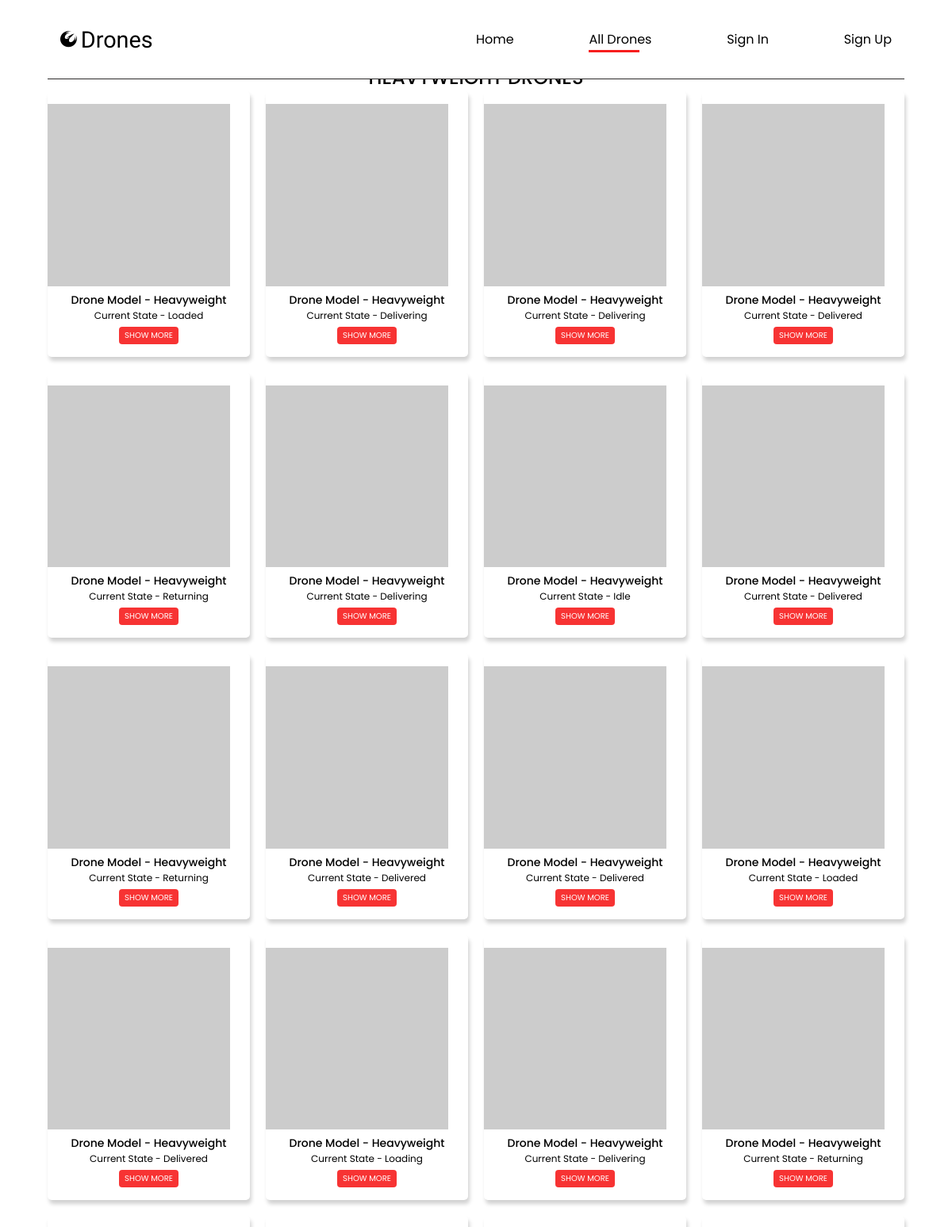
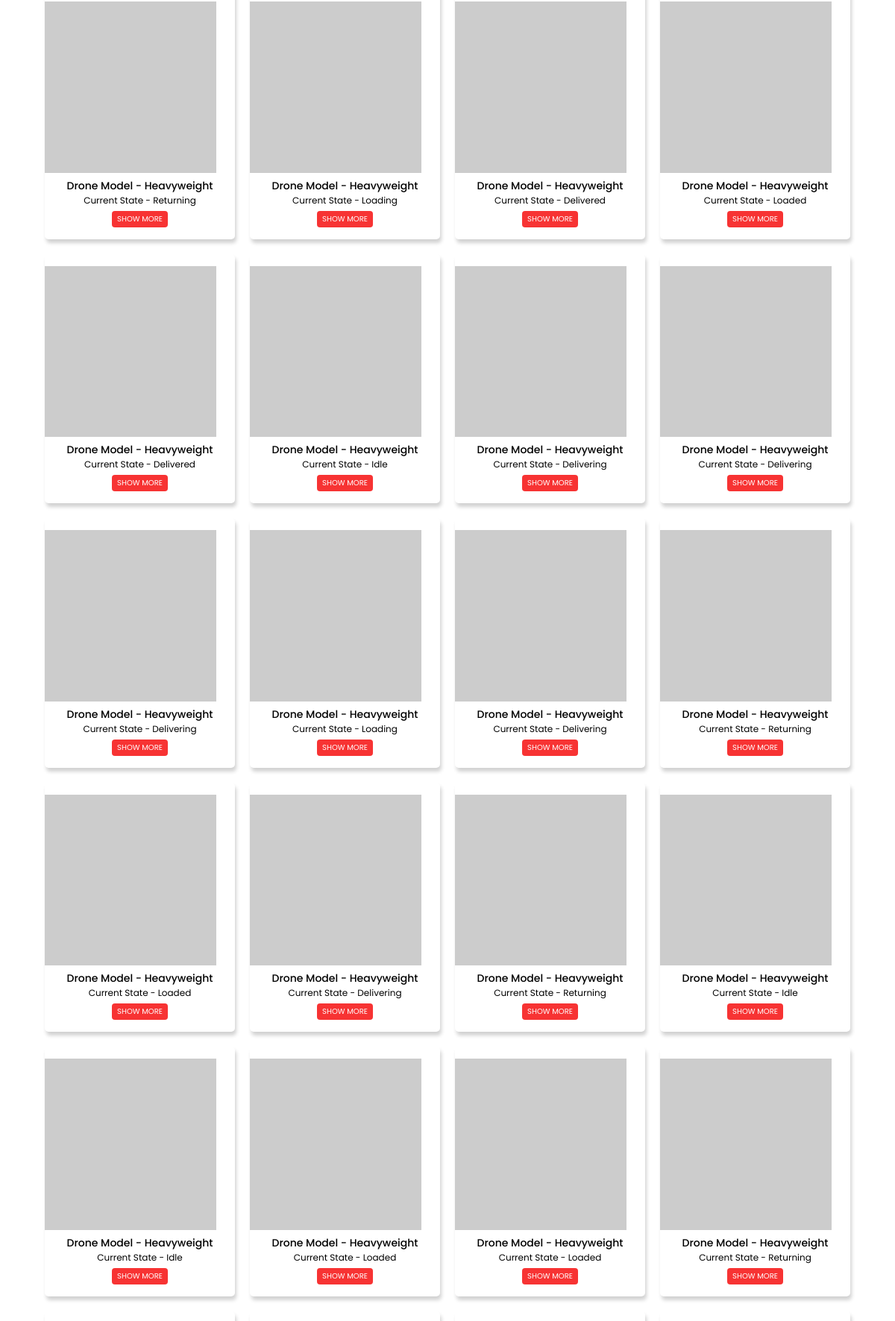
The page /alldrones.php?info=model&q=heavyweight (upper part) on the database its author committed (2 pictures, top to bottom).
### tables this page shows
CREATE TABLE `drones` (
  `serialNumber` varchar(36) NOT NULL,
  `model` enum('lightweight','middleweight','cruiserweight','heavyweight') NOT NULL,
  `state` enum('idle','loading','loaded','delivering','delivered','returning') NOT NULL,
  `weightLimit` float NOT NULL,
  `currentLoad` float NOT NULL DEFAULT '0',
  `batteryLevel` float NOT NULL,
  `dateCreated` datetime(6) NOT NULL DEFAULT CURRENT_TIMESTAMP(6),
  `dateUpdated` datetime(6) NOT NULL DEFAULT CURRENT_TIMESTAMP(6) ON UPDATE CURRENT_TIMESTAMP(6),
  `userId` varchar(36) DEFAULT NULL,
  PRIMARY KEY (`serialNumber`),
  KEY `FK_e027af8e28f473914ea160efd32` (`userId`),
  CONSTRAINT `FK_e027af8e28f473914ea160efd32` FOREIGN KEY (`userId`) REFERENCES `user` (`id`)
);

### inc/users.php (called while the page is built, shortened)
<?php
class User
{
    private $isAuth;
	public function __construct()
	{
			$this->isAuth = FALSE;
	}
public function isUserAuthenticated(): bool
{
	return $this->isAuth;
}
}

### inc/drones.php (called while the page is built, shortened)
<?php
class Drone
{
public static function isModelValid(string $model): bool
{
	$isValid= FALSE;
	$model = strtolower($model);
	$DroneModel = array(
        'LIGHTWEIGHT' => 'lightweight',
        'MIDDLEWEIGHT' => 'middleweight',
        'CRUISERWEIGHT' => 'cruiserweight',
        'HEAVYWEIGHT' => 'heavyweight'
    );
	if (in_array($model, $DroneModel))
	{
		$isValid= TRUE;
	}
	return $isValid;
}
public static function getAllDronesByModel(string $model): array
{
	global $pdo;
	$model = trim($model);
    $drone = array();
	global $dbname;
	$query = "SELECT * FROM $dbname.drones WHERE (model = :model)";
	$values = array('model' => $model);
	try
	{
		$res = $pdo->prepare($query);
		$res->execute($values);
	}
	catch (PDOException $e)
	{
	   throw new Exception('Database query error '.$e);
	}
	$row = $res->fetchAll(PDO::FETCH_ASSOC);
	if (is_array($row))
	{
		$drone =$row;
	}
	return $drone;
}
}

### inc/db.inc.php (called while the page is built, shortened)
<?php
$dbname = 'c2116544_drones';
?>

### alldrones.php (the view, shortened to what this page needs)
<?php
$user =  new User();
$info=null;
$q = null;
if(isset($_GET['info'] )){
  $info = $_GET['info'];
}
if(isset($_GET['q'] )){
  $q = $_GET['q'];
}
if($info== null || $q == null){
  $Drones = Drone::getAllDrones();
}
else if($info == 'model' && !is_null($q) ){
  $Drones = Drone::getAllDronesByModel($q);
}
?>
<!DOCTYPE html>
<html lang="en">
  <head>
    <link rel="stylesheet" href="./styles/store.css" />
  </head>
  <body>
   <header>
      <nav class="container auth-header">
        <div class="logo">
          <a href="index.php">
            <i class="fa-brands fa-phoenix-squadron"></i>
            <h1>drones</h1>
          </a>
        </div>
        <ul class="navbar">
          <li><a class="" href="index.php">home</a></li>
          <li><a class="active" href="alldrones.php">all drones</a></li>
          <?php if($user->isUserAuthenticated()){  ?>
            <li><a href="./auth/logout.php">log out</a></li>
          <li><a href="./auth/dashboard.php">dashboard</a></li>
            <?php } else {?>
          <li><a href="login.php">sign in</a></li>
          <li><a href="signup.php">sign up</a></li>
        <?php } ?>
        </ul>
      </nav>
    </header>
    <main id="all_drones">
      <h2 class="price_rage-box-title"><?= strtoupper($q.' drones') ?></h2>
      <section id="drones_section">
        <div class="drones__grid">
          <?php foreach($Drones as $drone): ?>
        <div class="drones__grid-card">
          <div class="drones__grid-card_img">
            <img
            src=<?= "https://robohash.org/".$drone['serialNumber']; ?>
            onclick="location.href='product.php?serial=<?= $drone['serialNumber'] ?>'"
            alt=""
            />
          </div>
          <div class="drones__grid-card-text">
                <div class="drones__grid-card-textCard">
                    <h3>drone model - <?= $drone['model'] ?></h3>
                    <p>current state - <?= $drone['state'] ?></p>
                </div>
                <div class="drones__grid-card-box">
                    <button
                    onclick="location.href='product.php?serial=<?= $drone['serialNumber'] ?>'">show more</button>
                </div>
          </div>
      </div>
            <?php endforeach; ?>
        </div>
      </section>
    </main>
  </body>
</html>

### styles/store.css (style rules this page uses)
#all_drones { min-height: 100vh; align-items: center; padding-top: 120px; width: 90%; margin: 0 auto; }
.price_rage-box-title { font-weight: 500; }
#drones_section { width: 100%; }
.drones__grid { display: grid; grid-template-columns: repeat(5, 1fr); gap: 20px; }
.drones__grid-card { border-radius: 5px; cursor: pointer; padding: 1rem 0; box-shadow: 2px 5px 5px rgba(0, 0, 0, 0.18); }
.drones__grid-card_img { width: 90%; }
.drones__grid-card_img img { width: 100%; height: 100%; object-fit: cover; }
.drones__grid-card-text { display: flex; flex-direction: column; align-items: center; text-align: center; }
.drones__grid-card-text h3 { font-weight: 500; text-transform: capitalize; font-size: 14px; }
.drones__grid-card-text p { font-weight: 400; text-transform: capitalize; font-size: 12px; }
.drones__grid-card-box { display: flex; justify-content: center; margin-top: 5px; }
.drones__grid-card-box button { padding: 3px 7px; border: none; background-color: var(--main-color); color: var(--white); font-size: 12px; border-radius: 4px; text-transform: uppercase; cursor: pointer; opacity: 0.9; font-size: 10px; }
@media (max-width: 1200px) { #all_drones { padding-top: 80px; } }
@media (max-width: 1200px) { .drones__grid { grid-template-columns: repeat(4, 1fr); gap: 20px; } }

### styles/global.css (style rules this page uses)
* { margin: 0; padding: 0; box-sizing: border-box; font-family: "Poppins", sans-serif; list-style: none; }
:root { --main-color: #f71e1e; --second-color: #2d2b2b; --white: #fff; }
a { text-decoration: none; color: initial; }

### styles/auth.css (style rules this page uses)
.auth-header { width: 90%; box-shadow: none; border-radius: 0; border-bottom: 1px solid var(--second-color); }
::placeholder { text-transform: capitalize; }

### styles/index.css (style rules this page uses)
header { display: flex; justify-content: center; align-items: center; width: 100%; height: 100px; position: fixed; top: 0; z-index: 9; }
.container { width: 80%; height: 100%; background: var(--white); border-radius: 0 0px 10px 10px; display: flex; justify-content: space-between; align-items: center; padding: 0 1rem; box-shadow: 0px 5px 15px rgba(0, 0, 0, 0.06); }
.logo { flex: 1; }
.logo a { display: flex; align-items: center; }
.logo i { font-size: 1.3rem; }
.logo h1 { font-family: "Tapestry", cursive; text-transform: capitalize; font-size: 1.8em; margin-left: 5px; font-weight: 500; }
.navbar { flex: 1; display: flex; align-items: center; justify-content: space-between; }
.navbar li { text-transform: capitalize; position: relative; font-size: 1rem; }
.navbar li a { transition: all ease-in-out 0.9s; }
.navbar li a.active::after, .navbar li a:hover::after { content: ""; height: 3px; width: 80%; background-color: var(--main-color); position: absolute; bottom: -4px; left: 0px; }
main { position: relative; width: 100%; min-height: calc(100vh - 100px); display: flex; flex-direction: column; align-items: center; padding-top: 50px; }

### rows shown on the page
drones: model "Heavyweight", state "Loaded"
drones: model "Heavyweight", state "Delivering"
drones: model "Heavyweight", state "Delivering"
drones: model "Heavyweight", state "Delivered"
drones: model "Heavyweight", state "Returning"
drones: model "Heavyweight", state "Delivering"
drones: model "Heavyweight", state "Idle"
drones: model "Heavyweight", state "Delivered"
drones: model "Heavyweight", state "Returning"
drones: model "Heavyweight", state "Delivered"
drones: model "Heavyweight", state "Delivered"
drones: model "Heavyweight", state "Loaded"
drones: model "Heavyweight", state "Delivered"
drones: model "Heavyweight", state "Loading"
drones: model "Heavyweight", state "Delivering"
drones: model "Heavyweight", state "Returning"
drones: model "Heavyweight", state "Returning"
drones: model "Heavyweight", state "Loading"
drones: model "Heavyweight", state "Delivered"
drones: model "Heavyweight", state "Loaded"
drones: model "Heavyweight", state "Delivered"
drones: model "Heavyweight", state "Idle"
drones: model "Heavyweight", state "Delivering"
drones: model "Heavyweight", state "Delivering"
drones: model "Heavyweight", state "Delivering"
drones: model "Heavyweight", state "Loading"
drones: model "Heavyweight", state "Delivering"
drones: model "Heavyweight", state "Returning"
drones: model "Heavyweight", state "Loaded"
drones: model "Heavyweight", state "Delivering"
drones: model "Heavyweight", state "Returning"
drones: model "Heavyweight", state "Idle"
drones: model "Heavyweight", state "Idle"
drones: model "Heavyweight", state "Loaded"
drones: model "Heavyweight", state "Loaded"
drones: model "Heavyweight", state "Returning"
